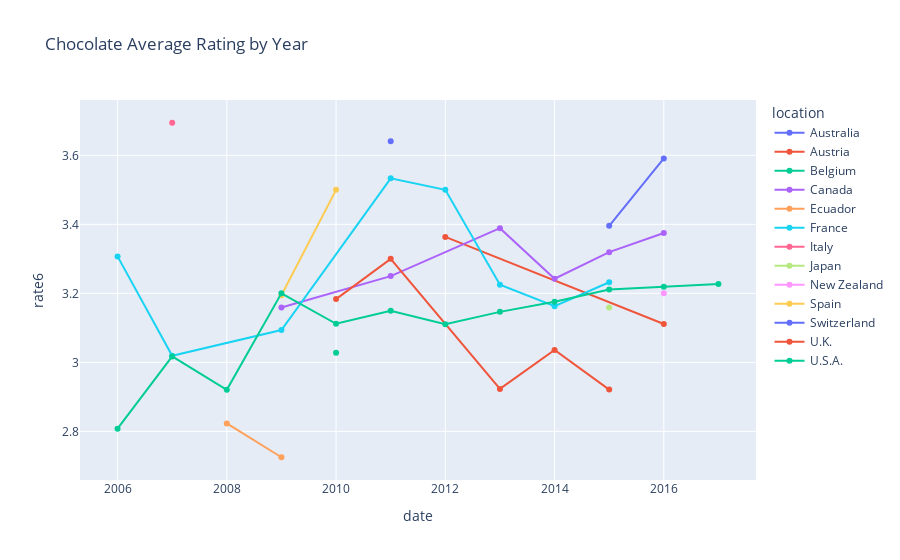

Notebook code for this chart:
### Markdown cell above
### Chocolate Bar Rating by Country and Year

### Code cell
# Group by country and year
cyear = cocao.groupby(['location', 'date']).agg(count=('rating', 'size'), rate6=('rating', 'mean')).reset_index()
cyear = cyear[cyear['count'] >= 9]

# Plot
fig = px.line(cyear, x='date', y='rate6', color='location', line_group='location', hover_name='location', 
              title='Chocolate Average Rating by Year', markers=True)
fig.show()

### Figure 1 — Plotly figure (JSON) as saved in the notebook; plotly's stock layout.template omitted (floating-point values rounded to 4 significant figures)
{"data": [{"hovertemplate": "<b>%{hovertext}</b><br><br>location=Australia<br>date=%{x}<br>rate6=%{y}<extra></extra>", "hovertext": ["Australia", "Australia"], "legendgroup": "Australia", "line": {"color": "#636efa", "dash": "solid"}, "marker": {"symbol": "circle"}, "mode": "lines+markers", "name": "Australia", "orientation": "v", "showlegend": true, "type": "scatter", "x": [2015, 2016], "xaxis": "x", "y": [3.396, 3.591], "yaxis": "y"}, {"hovertemplate": "<b>%{hovertext}</b><br><br>location=Austria<br>date=%{x}<br>rate6=%{y}<extra></extra>", "hovertext": ["Austria", "Austria"], "legendgroup": "Austria", "line": {"color": "#EF553B", "dash": "solid"}, "marker": {"symbol": "circle"}, "mode": "lines+markers", "name": "Austria", "orientation": "v", "showlegend": true, "type": "scatter", "x": [2012, 2016], "xaxis": "x", "y": [3.364, 3.111], "yaxis": "y"}, {"hovertemplate": "<b>%{hovertext}</b><br><br>location=Belgium<br>date=%{x}<br>rate6=%{y}<extra></extra>", "hovertext": ["Belgium"], "legendgroup": "Belgium", "line": {"color": "#00cc96", "dash": "solid"}, "marker": {"symbol": "circle"}, "mode": "lines+markers", "name": "Belgium", "orientation": "v", "showlegend": true, "type": "scatter", "x": [2010], "xaxis": "x", "y": [3.028], "yaxis": "y"}, {"hovertemplate": "<b>%{hovertext}</b><br><br>location=Canada<br>date=%{x}<br>rate6=%{y}<extra></extra>", "hovertext": ["Canada", "Canada", "Canada", "Canada", "Canada", "Canada"], "legendgroup": "Canada", "line": {"color": "#ab63fa", "dash": "solid"}, "marker": {"symbol": "circle"}, "mode": "lines+markers", "name": "Canada", "orientation": "v", "showlegend": true, "type": "scatter", "x": [2009, 2011, 2013, 2014, 2015, 2016], "xaxis": "x", "y": [3.159, 3.25, 3.389, 3.242, 3.319, 3.375], "yaxis": "y"}, {"hovertemplate": "<b>%{hovertext}</b><br><br>location=Ecuador<br>date=%{x}<br>rate6=%{y}<extra></extra>", "hovertext": ["Ecuador", "Ecuador"], "legendgroup": "Ecuador", "line": {"color": "#FFA15A", "dash": "solid"}, "marker": {"symbol": "circle"}, "mode": "lines+markers", "name": "Ecuador", "orientation": "v", "showlegend": true, "type": "scatter", "x": [2008, 2009], "xaxis": "x", "y": [2.823, 2.725], "yaxis": "y"}, {"hovertemplate": "<b>%{hovertext}</b><br><br>location=France<br>date=%{x}<br>rate6=%{y}<extra></extra>", "hovertext": ["France", "France", "France", "France", "France", "France", "France", "France"], "legendgroup": "France", "line": {"color": "#19d3f3", "dash": "solid"}, "marker": {"symbol": "circle"}, "mode": "lines+markers", "name": "France", "orientation": "v", "showlegend": true, "type": "scatter", "x": [2006, 2007, 2009, 2011, 2012, 2013, 2014, 2015], "xaxis": "x", "y": [3.307, 3.019, 3.094, 3.533, 3.5, 3.225, 3.163, 3.232], "yaxis": "y"}, {"hovertemplate": "<b>%{hovertext}</b><br><br>location=Italy<br>date=%{x}<br>rate6=%{y}<extra></extra>", "hovertext": ["Italy"], "legendgroup": "Italy", "line": {"color": "#FF6692", "dash": "solid"}, "marker": {"symbol": "circle"}, "mode": "lines+markers", "name": "Italy", "orientation": "v", "showlegend": true, "type": "scatter", "x": [2007], "xaxis": "x", "y": [3.694], "yaxis": "y"}, {"hovertemplate": "<b>%{hovertext}</b><br><br>location=Japan<br>date=%{x}<br>rate6=%{y}<extra></extra>", "hovertext": ["Japan"], "legendgroup": "Japan", "line": {"color": "#B6E880", "dash": "solid"}, "marker": {"symbol": "circle"}, "mode": "lines+markers", "name": "Japan", "orientation": "v", "showlegend": true, "type": "scatter", "x": [2015], "xaxis": "x", "y": [3.159], "yaxis": "y"}, {"hovertemplate": "<b>%{hovertext}</b><br><br>location=New Zealand<br>date=%{x}<br>rate6=%{y}<extra></extra>", "hovertext": ["New Zealand"], "legendgroup": "New Zealand", "line": {"color": "#FF97FF", "dash": "solid"}, "marker": {"symbol": "circle"}, "mode": "lines+markers", "name": "New Zealand", "orientation": "v", "showlegend": true, "type": "scatter", "x": [2016], "xaxis": "x", "y": [3.2], "yaxis": "y"}, {"hovertemplate": "<b>%{hovertext}</b><br><br>location=Spain<br>date=%{x}<br>rate6=%{y}<extra></extra>", "hovertext": ["Spain", "Spain"], "legendgroup": "Spain", "line": {"color": "#FECB52", "dash": "solid"}, "marker": {"symbol": "circle"}, "mode": "lines+markers", "name": "Spain", "orientation": "v", "showlegend": true, "type": "scatter", "x": [2009, 2010], "xaxis": "x", "y": [3.194, 3.5], "yaxis": "y"}, {"hovertemplate": "<b>%{hovertext}</b><br><br>location=Switzerland<br>date=%{x}<br>rate6=%{y}<extra></extra>", "hovertext": ["Switzerland"], "legendgroup": "Switzerland", "line": {"color": "#636efa", "dash": "solid"}, "marker": {"symbol": "circle"}, "mode": "lines+markers", "name": "Switzerland", "orientation": "v", "showlegend": true, "type": "scatter", "x": [2011], "xaxis": "x", "y": [3.641], "yaxis": "y"}, {"hovertemplate": "<b>%{hovertext}</b><br><br>location=U.K.<br>date=%{x}<br>rate6=%{y}<extra></extra>", "hovertext": ["U.K.", "U.K.", "U.K.", "U.K.", "U.K."], "legendgroup": "U.K.", "line": {"color": "#EF553B", "dash": "solid"}, "marker": {"symbol": "circle"}, "mode": "lines+markers", "name": "U.K.", "orientation": "v", "showlegend": true, "type": "scatter", "x": [2010, 2011, 2013, 2014, 2015], "xaxis": "x", "y": [3.183, 3.3, 2.923, 3.036, 2.921], "yaxis": "y"}, {"hovertemplate": "<b>%{hovertext}</b><br><br>location=U.S.A.<br>date=%{x}<br>rate6=%{y}<extra></extra>", "hovertext": ["U.S.A.", "U.S.A.", "U.S.A.", "U.S.A.", "U.S.A.", "U.S.A.", "U.S.A.", "U.S.A.", "U.S.A.", "U.S.A.", "U.S.A.", "U.S.A."], "legendgroup": "U.S.A.", "line": {"color": "#00cc96", "dash": "solid"}, "marker": {"symbol": "circle"}, "mode": "lines+markers", "name": "U.S.A.", "orientation": "v", "showlegend": true, "type": "scatter", "x": [2006, 2007, 2008, 2009, 2010, 2011, 2012, 2013, 2014, 2015, 2016, 2017], "xaxis": "x", "y": [2.808, 3.017, 2.92, 3.2, 3.112, 3.149, 3.111, 3.146, 3.176, 3.211, 3.219, 3.227], "yaxis": "y"}], "layout": {"autosize": true, "legend": {"title": {"text": "location"}, "tracegroupgap": 0}, "title": {"text": "Chocolate Average Rating by Year"}, "xaxis": {"anchor": "y", "autorange": true, "domain": [0, 1], "range": [2005.0, 2018.0], "title": {"text": "date"}, "type": "linear"}, "yaxis": {"anchor": "x", "autorange": true, "domain": [0, 1], "range": [2.645, 3.774], "title": {"text": "rate6"}, "type": "linear"}}}
